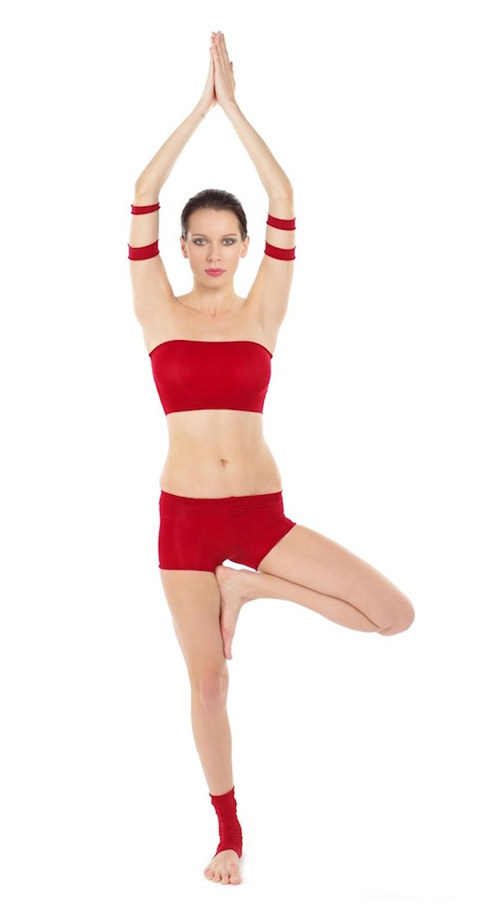
#> input picture output/Vriksasana.jpeg, 493 x 922 px
$ jupyter execute --allow-errors 'Cropping outsider.ipynb'
#> lines starting #> are read from the running program, lines starting #| are printed output that depends on the picture; after the words box and inside, x2 and y2 are one past the last pixel; in counts of white or black regions, pixels touching at a corner belong together
# Cropping outsider

[cell 1]
import numpy as np
import cv2

[cell 2]
body_cascade = cv2.CascadeClassifier('haarcascade_fullbody.xml')

[cell 3]
input_img=cv2.imread('Vriksasana.jpeg', cv2.IMREAD_GRAYSCALE) # get the array of the original pic
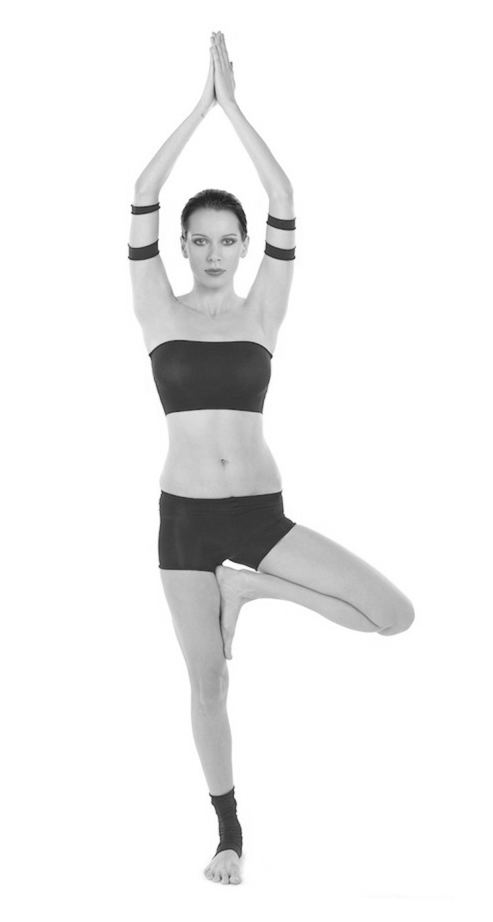
#> input_img: shape (922, 493); min 29, max 255, mean 239.1
print(input_img)
#> (printed output is left out)
faces = body_cascade.detectMultiScale(input_img,
                                      scaleFactor=1.1,
                                      minNeighbors=5)
#> faces = [[97, 344, 216, 432]]
input_img.shape
#> Out = (922, 493)

[cell 4]
x,y,w,h = faces[0]
#> x = 97; y = 344; w = 216; h = 432
img_data= input_img[y:y+h,x:x+w]
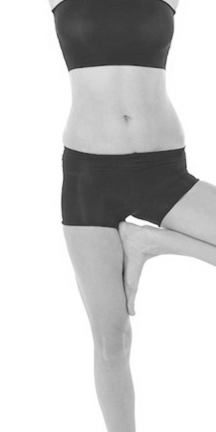
#> img_data: shape (432, 216); min 36, max 255, mean 205.4
img_data=cv2.resize(img_data,(48,48))
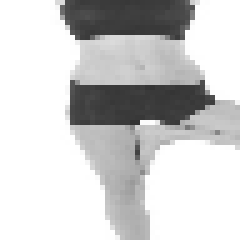
#> img_data: shape (48, 48) (shown 5 times larger); min 49, max 255, mean 205.8

img_data = np.stack(img_data)
img_data = img_data / 255.0

[cell 5]
import numpy as np
import tensorflow as tf
import cv2 as cv
from pathlib import Path
from send2trash import send2trash
from google_images_download import google_images_download

#> (a cell that did not finish here is left out)

[cell 7]
# [45 lines left out: function detect_persons_and_save_crops, not called in this run]

[cell 8]
import cv2
#reading the image
image = cv2.imread("Vriksasana.jpg")
#> image is the input picture: shape (922, 493, 3); mean B, G, R 233.7, 235.7, 247.7
edged = cv2.Canny(image, 10, 250)
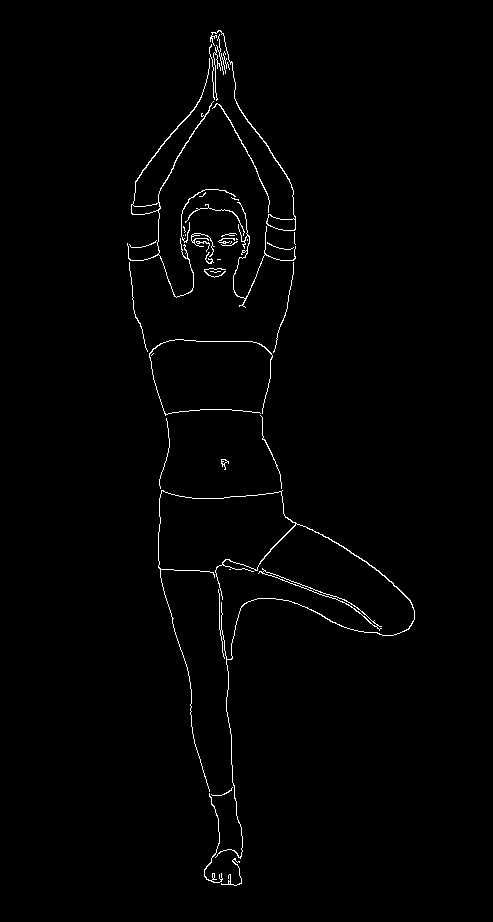
#> edged: shape (922, 493); 1.2% white in thin lines or dots, all inside (x1, y1, x2, y2) = (127, 30, 415, 886)
cv2.imshow("Edges", edged)
cv2.waitKey(0)

#applying closing function
kernel = cv2.getStructuringElement(cv2.MORPH_RECT, (7, 7))
closed = cv2.morphologyEx(edged, cv2.MORPH_CLOSE, kernel)
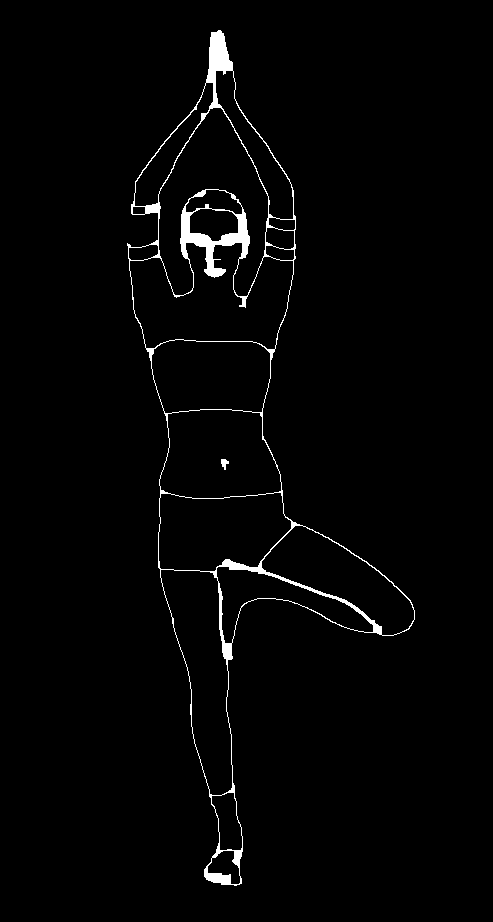
#> closed: shape (922, 493); 1.8% white; 2 white regions
cv2.imshow("Closed", closed)
cv2.waitKey(0)

#finding_contours
(cnts, _) = cv2.findContours(closed.copy(), cv2.RETR_EXTERNAL, cv2.CHAIN_APPROX_SIMPLE)
#> cnts = 1 contour; box (x1, y1, x2, y2) and area: (127, 30, 415, 886) 83185

for c in cnts:
    peri = cv2.arcLength(c, True)
    approx = cv2.approxPolyDP(c, 0.02 * peri, True)
    cv2.drawContours(image, [approx], -1, (0, 255, 0), 2)
#> this loop made 1 pass
#> peri on pass 1: 2268.3
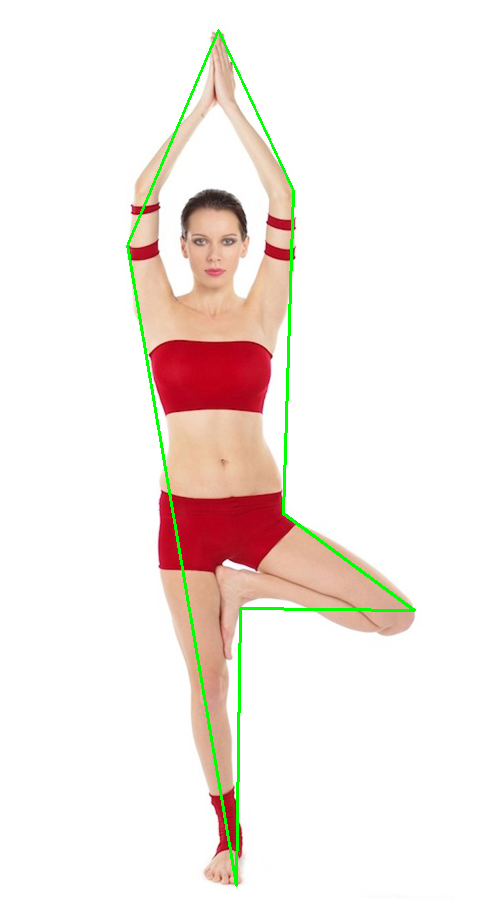
#> image: shape (922, 493, 3); 1.27% of pixels changed, all inside (x1, y1, x2, y2) = (126, 29, 416, 887)
cv2.imshow("Output", image)
cv2.waitKey(0)
#> Out = 27
